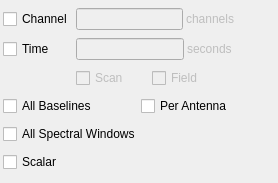
<ui version="4.0" >
 <class>AveragingWidget</class>
 <widget class="QWidget" name="AveragingWidget" >
  <property name="geometry" >
   <rect>
    <x>0</x>
    <y>0</y>
    <width>278</width>
    <height>183</height>
   </rect>
  </property>
  <property name="sizePolicy" >
   <sizepolicy vsizetype="Fixed" hsizetype="Preferred" >
    <horstretch>0</horstretch>
    <verstretch>0</verstretch>
   </sizepolicy>
  </property>
  <property name="windowTitle" >
   <string>Averaging Widget</string>
  </property>
  <layout class="QGridLayout" >
   <property name="leftMargin" >
    <number>3</number>
   </property>
   <property name="topMargin" >
    <number>3</number>
   </property>
   <property name="rightMargin" >
    <number>3</number>
   </property>
   <property name="bottomMargin" >
    <number>3</number>
   </property>
   <property name="horizontalSpacing" >
    <number>3</number>
   </property>
   <property name="verticalSpacing" >
    <number>3</number>
   </property>
   <item row="0" column="0" >
    <widget class="QCheckBox" name="channel" >
     <property name="text" >
      <string>Channel</string>
     </property>
    </widget>
   </item>
   <item row="0" column="1" >
    <layout class="QHBoxLayout" >
     <property name="spacing" >
      <number>3</number>
     </property>
     <item>
      <widget class="QLineEdit" name="channelValue" >
       <property name="enabled" >
        <bool>false</bool>
       </property>
      </widget>
     </item>
     <item>
      <widget class="QLabel" name="channelLabel" >
       <property name="enabled" >
        <bool>false</bool>
       </property>
       <property name="text" >
        <string>channels</string>
       </property>
      </widget>
     </item>
     <item>
      <spacer>
       <property name="orientation" >
        <enum>Qt::Horizontal</enum>
       </property>
       <property name="sizeHint" >
        <size>
         <width>40</width>
         <height>20</height>
        </size>
       </property>
      </spacer>
     </item>
    </layout>
   </item>
   <item row="1" column="0" >
    <widget class="QCheckBox" name="time" >
     <property name="text" >
      <string>Time</string>
     </property>
    </widget>
   </item>
   <item row="1" column="1" >
    <layout class="QHBoxLayout" >
     <property name="spacing" >
      <number>3</number>
     </property>
     <item>
      <widget class="QLineEdit" name="timeValue" >
       <property name="enabled" >
        <bool>false</bool>
       </property>
      </widget>
     </item>
     <item>
      <widget class="QLabel" name="timeLabel" >
       <property name="enabled" >
        <bool>false</bool>
       </property>
       <property name="text" >
        <string>seconds</string>
       </property>
      </widget>
     </item>
     <item>
      <spacer>
       <property name="orientation" >
        <enum>Qt::Horizontal</enum>
       </property>
       <property name="sizeHint" >
        <size>
         <width>40</width>
         <height>20</height>
        </size>
       </property>
      </spacer>
     </item>
    </layout>
   </item>
   <item row="2" column="1" >
    <layout class="QHBoxLayout" >
     <item>
      <widget class="QCheckBox" name="scan" >
       <property name="enabled" >
        <bool>false</bool>
       </property>
       <property name="text" >
        <string>Scan</string>
       </property>
      </widget>
     </item>
     <item>
      <spacer>
       <property name="orientation" >
        <enum>Qt::Horizontal</enum>
       </property>
       <property name="sizeType" >
        <enum>QSizePolicy::Fixed</enum>
       </property>
       <property name="sizeHint" >
        <size>
         <width>20</width>
         <height>20</height>
        </size>
       </property>
      </spacer>
     </item>
     <item>
      <widget class="QCheckBox" name="field" >
       <property name="enabled" >
        <bool>false</bool>
       </property>
       <property name="text" >
        <string>Field</string>
       </property>
      </widget>
     </item>
     <item>
      <spacer>
       <property name="orientation" >
        <enum>Qt::Horizontal</enum>
       </property>
       <property name="sizeHint" >
        <size>
         <width>40</width>
         <height>20</height>
        </size>
       </property>
      </spacer>
     </item>
    </layout>
   </item>
   <item row="3" column="0" colspan="2" >
    <layout class="QHBoxLayout" >
     <property name="spacing" >
      <number>3</number>
     </property>
     <item>
      <widget class="QCheckBox" name="baseline" >
       <property name="text" >
        <string>All Baselines</string>
       </property>
      </widget>
     </item>
     <item>
      <widget class="QCheckBox" name="antenna" >
       <property name="text" >
        <string>Per Antenna</string>
       </property>
      </widget>
     </item>
    </layout>
   </item>
   <item row="4" column="0" colspan="2" >
    <widget class="QCheckBox" name="spw" >
     <property name="text" >
      <string>All Spectral Windows</string>
     </property>
    </widget>
   </item>
   <item row="5" column="0" >
    <widget class="QCheckBox" name="scalarave" >
     <property name="text" >
      <string>Scalar</string>
     </property>
    </widget>
   </item>
  </layout>
 </widget>
 <resources/>
 <connections>
  <connection>
   <sender>channel</sender>
   <signal>toggled(bool)</signal>
   <receiver>channelValue</receiver>
   <slot>setEnabled(bool)</slot>
   <hints>
    <hint type="sourcelabel" >
     <x>13</x>
     <y>18</y>
    </hint>
    <hint type="destinationlabel" >
     <x>82</x>
     <y>16</y>
    </hint>
   </hints>
  </connection>
  <connection>
   <sender>channel</sender>
   <signal>toggled(bool)</signal>
   <receiver>channelLabel</receiver>
   <slot>setEnabled(bool)</slot>
   <hints>
    <hint type="sourcelabel" >
     <x>19</x>
     <y>23</y>
    </hint>
    <hint type="destinationlabel" >
     <x>179</x>
     <y>15</y>
    </hint>
   </hints>
  </connection>
  <connection>
   <sender>time</sender>
   <signal>toggled(bool)</signal>
   <receiver>timeValue</receiver>
   <slot>setEnabled(bool)</slot>
   <hints>
    <hint type="sourcelabel" >
     <x>13</x>
     <y>47</y>
    </hint>
    <hint type="destinationlabel" >
     <x>159</x>
     <y>46</y>
    </hint>
   </hints>
  </connection>
  <connection>
   <sender>time</sender>
   <signal>toggled(bool)</signal>
   <receiver>timeLabel</receiver>
   <slot>setEnabled(bool)</slot>
   <hints>
    <hint type="sourcelabel" >
     <x>39</x>
     <y>47</y>
    </hint>
    <hint type="destinationlabel" >
     <x>214</x>
     <y>46</y>
    </hint>
   </hints>
  </connection>
  <connection>
   <sender>time</sender>
   <signal>toggled(bool)</signal>
   <receiver>scan</receiver>
   <slot>setEnabled(bool)</slot>
   <hints>
    <hint type="sourcelabel" >
     <x>46</x>
     <y>47</y>
    </hint>
    <hint type="destinationlabel" >
     <x>128</x>
     <y>69</y>
    </hint>
   </hints>
  </connection>
  <connection>
   <sender>time</sender>
   <signal>toggled(bool)</signal>
   <receiver>field</receiver>
   <slot>setEnabled(bool)</slot>
   <hints>
    <hint type="sourcelabel" >
     <x>59</x>
     <y>47</y>
    </hint>
    <hint type="destinationlabel" >
     <x>211</x>
     <y>69</y>
    </hint>
   </hints>
  </connection>
 </connections>
</ui>
